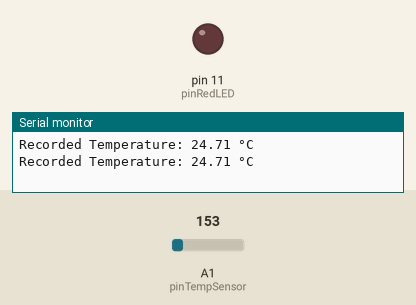
Recording of a sketch running on a simulated Arduino Uno, built with avr-gcc and run on an emulated ATmega328P. Shown: output pins drawn as LEDs (lit = HIGH), the last lines printed to the serial monitor. The inputs (shaded band) are chosen by the test bench; at power-on: A1 (pinTempSensor) = 153.

Above: at 1.8 s.
1.9 s: A1 (pinTempSensor) set to 182
At 3.2 s:
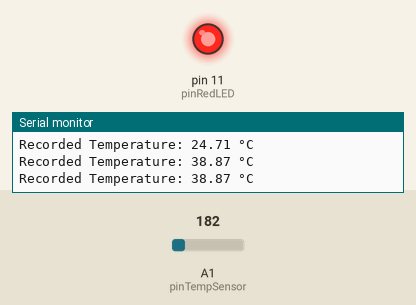
3.5 s: A1 (pinTempSensor) set to 133
At 4.8 s:
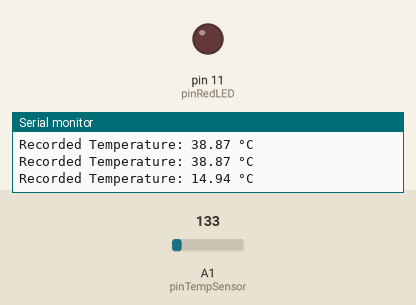
5.5 s: A1 (pinTempSensor) set to 165
At 6.3 s:
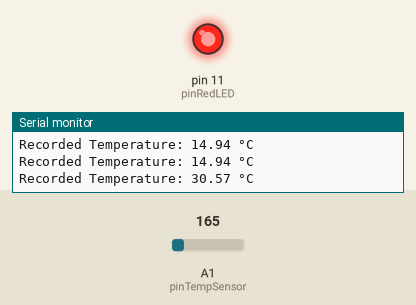
Timing chart, 0 to 8.5 s (numbered marks = the images above; inputs shaded):
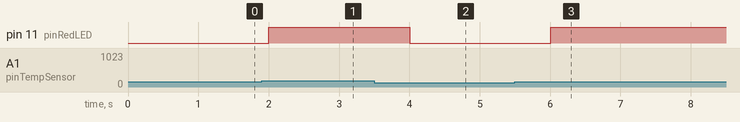

The sketch:

sketch_TemperatureSensor.ino
```cpp
const int pinRedLED=11;
const int pinTempSensor=A1;

void setup()
{
  pinMode(pinRedLED, OUTPUT);
  pinMode(pinTempSensor, INPUT);
  Serial.begin(9600);
}

void loop()
{
  float mvTemp = analogRead(pinTempSensor);
  float centTemp=(((mvTemp /1024)*5)-0.5)*100;

  Serial.print("Recorded Temperature: ");
  Serial.print(centTemp);
  Serial.print(" °C\n");

  if(centTemp>30){
    digitalWrite(pinRedLED, HIGH);
  }
  else{
    digitalWrite(pinRedLED, LOW);
  }

  delay(1000);
}
```

Measured:
- the behaviour switches between 163 and 164 on A1 (pinTempSensor) (found by bisection; images 0 and 1)
- after the input at 1.9 s, pin 11 (pinRedLED): LOW → HIGH after 0.10 s
- after the input at 3.5 s, pin 11 (pinRedLED): HIGH → LOW after 0.50 s
- after the input at 5.5 s, pin 11 (pinRedLED): LOW → HIGH after 0.51 s
